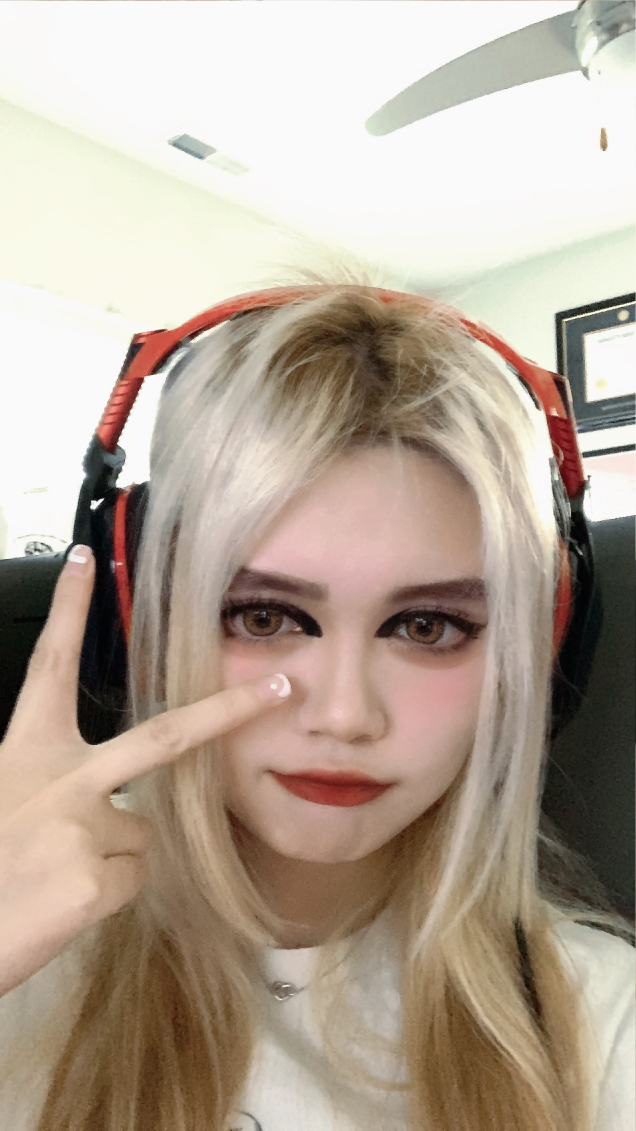
#> input picture images/stella.png, 1908 x 3392 px (shown at 1/3 size)
$ python '5contour features test.py'
#> lines starting #> are read from the running program, lines starting #| are printed output that depends on the picture; after the words box and inside, x2 and y2 are one past the last pixel; in counts of white or black regions, pixels touching at a corner belong together
import cv2 as cv
import numpy as np

def rescaleFrame(frame, scale=0.25):

    width = int(frame.shape[1] * scale) #shape[1] represents columns in the matrix
    height = int(frame.shape[0] * scale) #shape[0] represents rows in the matrix

    dimensions = (width, height) #creates a tuple of the size in "pixels" / rows and columns of the frame matrix


    #return the cv function to resize the frame by the tuple dimensions with the interpolation set
    #interpolation calculates new pixels from extra pixels in a bigger image
    return cv.resize(frame, dimensions, interpolation=cv.INTER_AREA)


img = cv.imread('images/stella.png', 0)
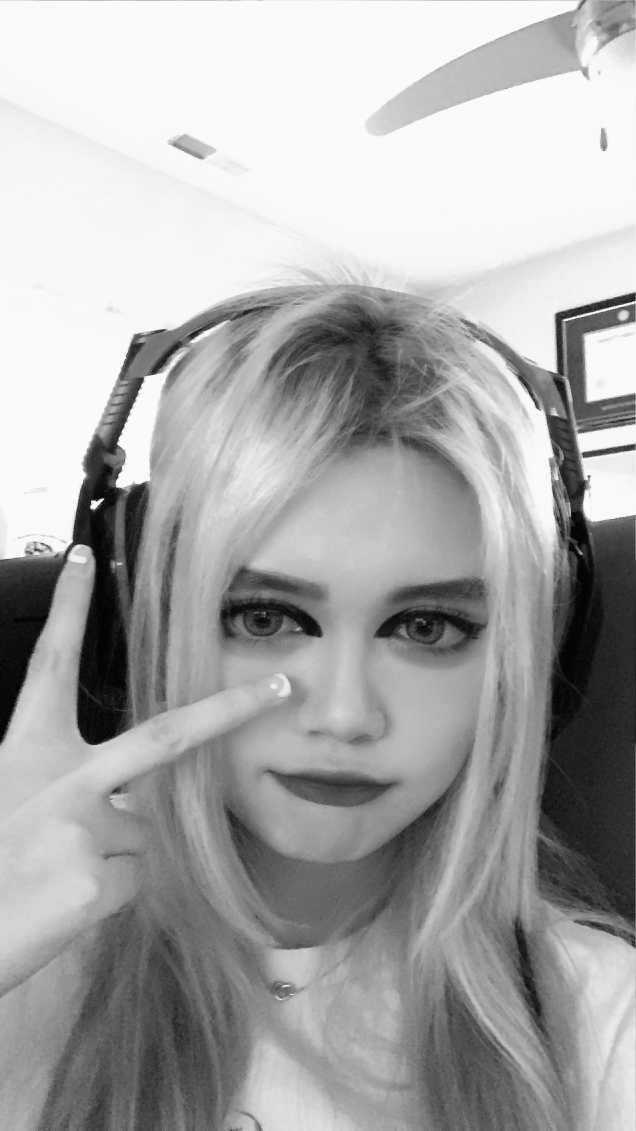
#> img: shape (3392, 1908) (shown at 1/3 size); min 0, max 255, mean 169.1
img = rescaleFrame(img)
#> in rescaleFrame, `return cv.resize(frame, dimensions, interpolation=cv.INTER_AREA)`:
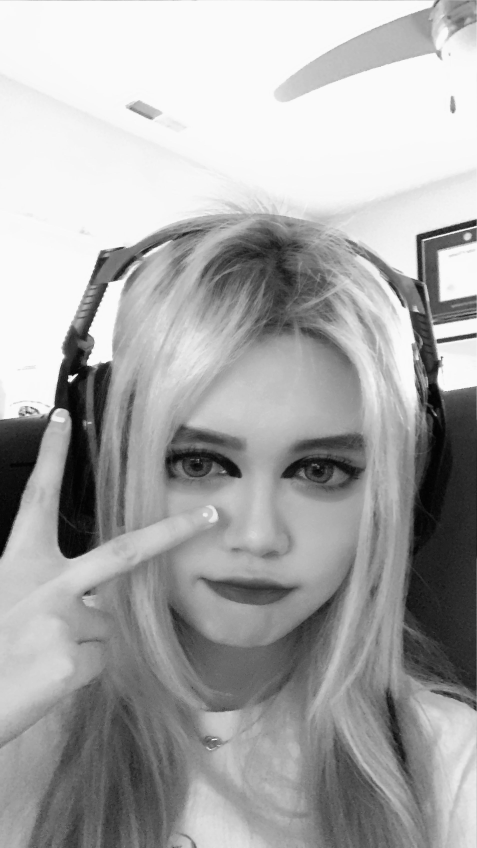
#> returned value: shape (848, 477); min 2, max 251, mean 169.1
cv.imshow('fish', img)

canny = cv.Canny(img, 125, 175)
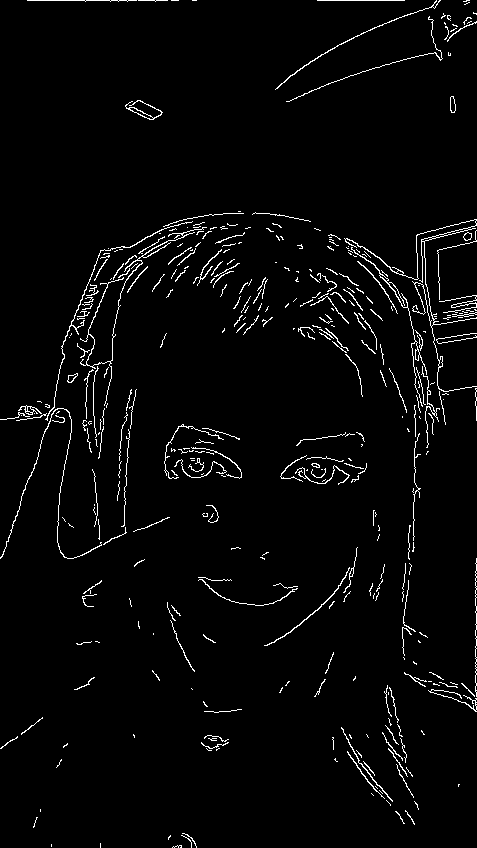
#> canny: shape (848, 477); 2.9% white in thin lines or dots
cv.imshow('canny edges', canny)

blur = cv.GaussianBlur(img, (5,5), 0)

canny1 = cv.Canny(blur, 125, 175)
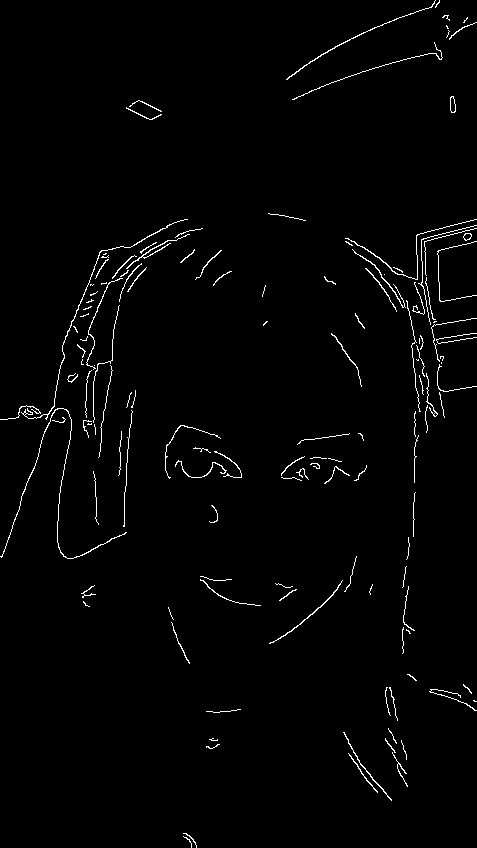
#> canny1: shape (848, 477); 1.6% white in thin lines or dots
cv.imshow('canny1 edges', canny1)

ret, thresh = cv.threshold(blur, 0, 255, cv.THRESH_BINARY + cv.THRESH_OTSU)
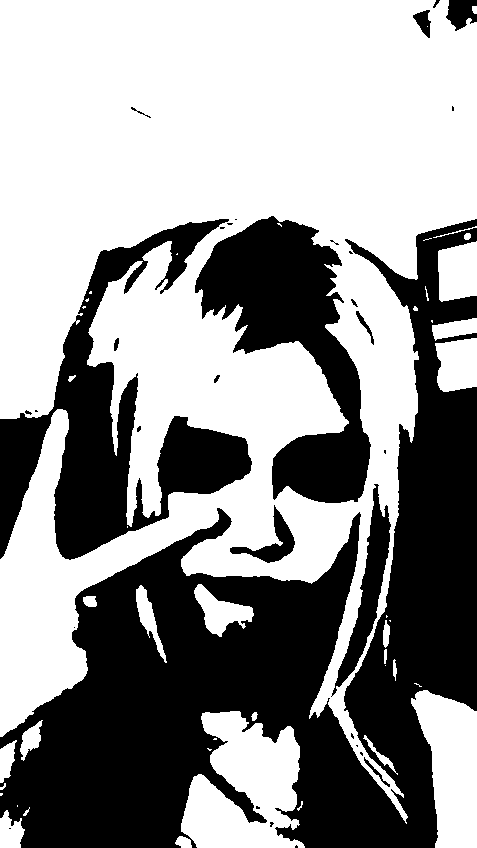
#> thresh: shape (848, 477); 58.3% white; 32 black regions (18 under 20 px)
#> ret = 159

contours, hierarchies = cv.findContours(thresh, cv.RETR_LIST, cv.CHAIN_APPROX_NONE)
#> contours = 76 contours, 43 with area under 20; largest, box (x1, y1, x2, y2) and area: (0, 0, 477, 824) 232586, (194, 215, 372, 504) 22716, (181, 711, 305, 848) 10930, (411, 690, 477, 848) 6879, (331, 483, 392, 697) 3532

contours1, hierarchies1 = cv.findContours(canny, cv.RETR_LIST, cv.CHAIN_APPROX_NONE)
#> contours1 = 407 contours, 370 with area under 20; largest, box (x1, y1, x2, y2) and area: (344, 219, 477, 392) 217, (125, 100, 163, 120) 111, (351, 247, 427, 407) 110, (80, 227, 207, 406) 96, (45, 221, 193, 421) 76

contours2, hierarchies2 = cv.findContours(canny1, cv.RETR_LIST, cv.CHAIN_APPROX_NONE)
#> contours2 = 140 contours, 122 with area under 20; largest, box (x1, y1, x2, y2) and area: (21, 219, 188, 420) 69, (450, 96, 456, 113) 68, (450, 96, 456, 113) 64, (286, 0, 436, 80) 56, (0, 408, 127, 559) 53

cnt = contours[50]
#> cnt = contour of 21 points, box (x1, y1, x2, y2) (350, 298, 359, 308), area 32

#> (the run stopped early here; a loop or call above may not have finished)

$ run again, with images/barracuda.PNG copied over images/stella.png
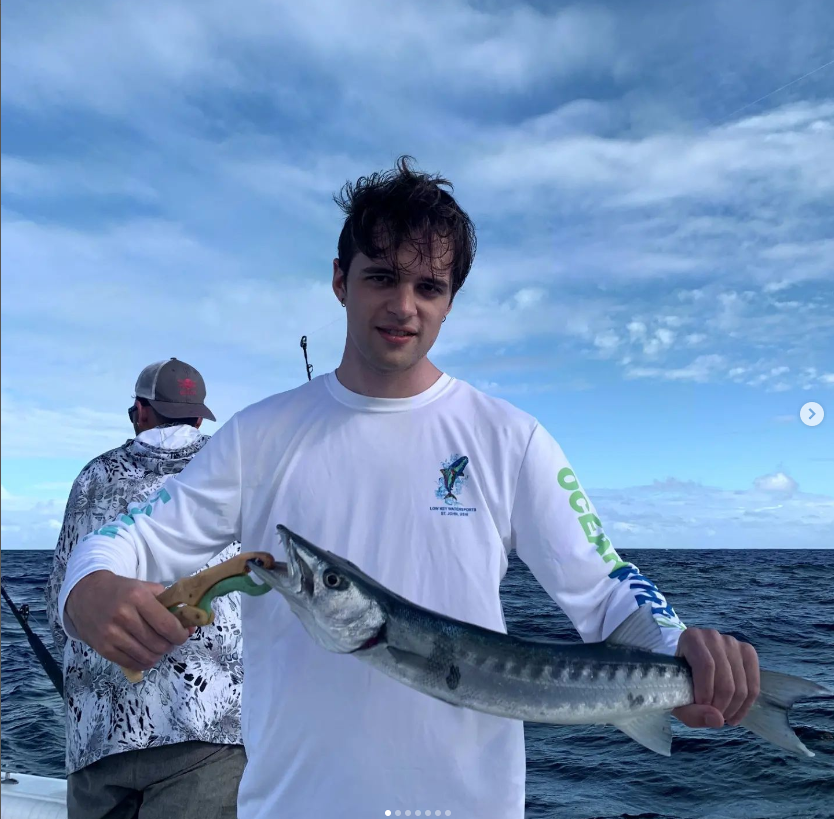
#> input picture images/barracuda.PNG, 834 x 819 px
#> `canny = cv.Canny(img, 125, 175)`:
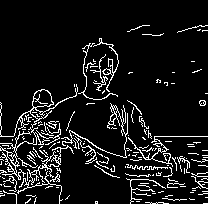
#> canny: shape (204, 208); 9.2% white in thin lines or dots, all inside (x1, y1, x2, y2) = (0, 25, 208, 204)
#> canny1: shape (204, 208); 4.1% white in thin lines or dots, all inside (x1, y1, x2, y2) = (0, 26, 208, 204)
#> `ret, thresh = cv.threshold(blur, 0, 255, cv.THRESH_BINARY + cv.THRESH_..`:
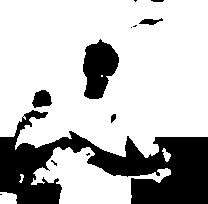
#> thresh: shape (204, 208); 74.3% white; 12 black regions (6 under 20 px)
#> ret = 120
#> contours = 16 contours, 7 with area under 20; largest, box (x1, y1, x2, y2) and area: (0, 0, 208, 158) 28960, (31, 147, 171, 204) 3548, (82, 38, 120, 100) 1542, (31, 89, 53, 109) 288, (0, 192, 17, 204) 158
#> contours1 = 201 contours, 187 with area under 20; largest, box (x1, y1, x2, y2) and area: (0, 84, 78, 137) 339, (32, 89, 54, 108) 263, (0, 127, 50, 180) 208, (61, 103, 128, 158) 116, (17, 145, 74, 204) 88
#> contours2 = 61 contours, 57 with area under 20; largest, box (x1, y1, x2, y2) and area: (0, 89, 77, 137) 40, (38, 162, 61, 174) 32, (69, 130, 128, 158) 26, (129, 137, 160, 160) 22

$ run again, with images/botanical.PNG copied over images/stella.png
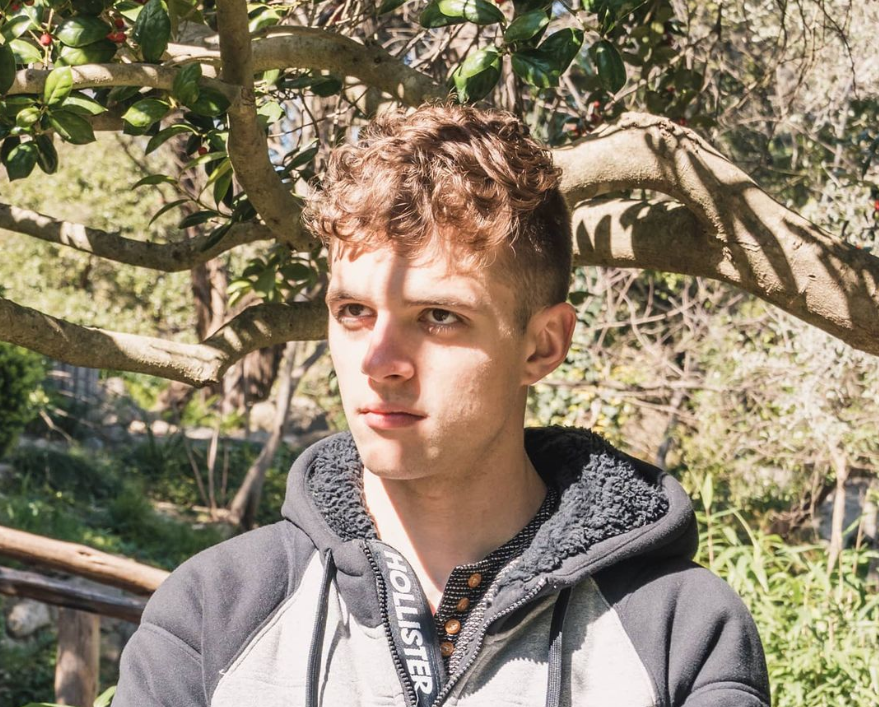
#> input picture images/botanical.PNG, 879 x 707 px
#> `canny = cv.Canny(img, 125, 175)`:
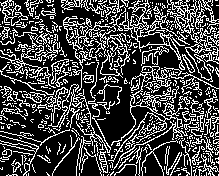
#> canny: shape (176, 219); 27.7% white in thin lines or dots
#> canny1: shape (176, 219); 18.2% white in thin lines or dots
#> `ret, thresh = cv.threshold(blur, 0, 255, cv.THRESH_BINARY + cv.THRESH_..`:
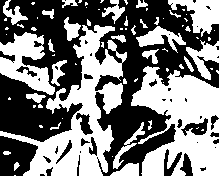
#> thresh: shape (176, 219); 48.6% white; 75 white regions (44 under 20 px)
#> ret = 134
#> contours = 108 contours, 74 with area under 20; largest, box (x1, y1, x2, y2) and area: (0, 25, 127, 176) 6420, (131, 66, 219, 176) 5870, (0, 32, 55, 95) 1764, (168, 0, 219, 37) 870, (186, 40, 219, 80) 496
#> contours1 = 705 contours, 630 with area under 20; largest, box (x1, y1, x2, y2) and area: (167, 0, 219, 82) 1071, (119, 0, 190, 70) 756, (108, 66, 188, 170) 615, (185, 46, 218, 80) 327, (63, 7, 131, 93) 260
#> contours2 = 270 contours, 235 with area under 20; largest, box (x1, y1, x2, y2) and area: (78, 89, 111, 173) 427, (90, 117, 111, 173) 380, (0, 4, 28, 29) 201, (141, 47, 170, 65) 196, (0, 63, 56, 95) 184
#> cnt = contour of 31 points, box (x1, y1, x2, y2) (184, 56, 194, 72), area 42
